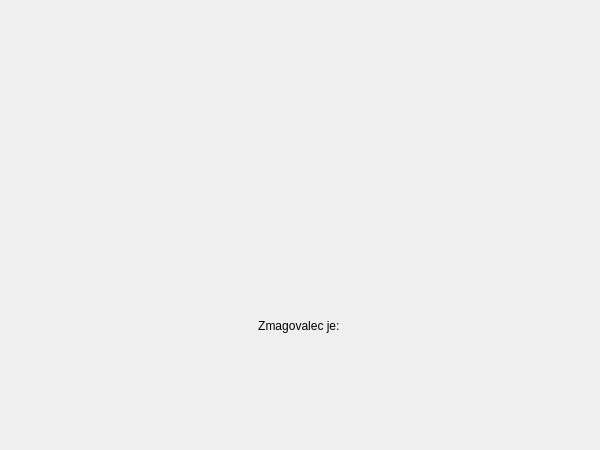
<?xml version="1.0" encoding="UTF-8"?>
<ui version="4.0">
 <class>Izpis_zmagovalca</class>
 <widget class="QDialog" name="Izpis_zmagovalca">
  <property name="geometry">
   <rect>
    <x>0</x>
    <y>0</y>
    <width>600</width>
    <height>450</height>
   </rect>
  </property>
  <property name="windowTitle">
   <string>Nova igra</string>
  </property>
  <property name="styleSheet">
   <string notr="true">background-image: url(:/img/zmaga1.png);</string>
  </property>
  <widget class="QPushButton" name="btnIzhod">
   <property name="geometry">
    <rect>
     <x>20</x>
     <y>350</y>
     <width>200</width>
     <height>66</height>
    </rect>
   </property>
   <property name="styleSheet">
    <string notr="true">background-image: url(:/img/gumb_Izhod.png);
border: none;
background-color: rgba(255,255,255,0);</string>
   </property>
   <property name="text">
    <string/>
   </property>
  </widget>
  <widget class="QPushButton" name="btnNova">
   <property name="geometry">
    <rect>
     <x>370</x>
     <y>350</y>
     <width>200</width>
     <height>66</height>
    </rect>
   </property>
   <property name="styleSheet">
    <string notr="true">background-image: url(:/img/gumb_Nova_igra.png);
border: none;
background-color: rgba(255,255,255,0);</string>
   </property>
   <property name="text">
    <string/>
   </property>
  </widget>
  <widget class="QLabel" name="lblWin">
   <property name="geometry">
    <rect>
     <x>0</x>
     <y>310</y>
     <width>601</width>
     <height>31</height>
    </rect>
   </property>
   <property name="styleSheet">
    <string notr="true">background:none;</string>
   </property>
   <property name="text">
    <string>Zmagovalec je: </string>
   </property>
   <property name="alignment">
    <set>Qt::AlignCenter</set>
   </property>
  </widget>
 </widget>
 <resources/>
 <connections>
  <connection>
   <sender>btnNova</sender>
   <signal>clicked()</signal>
   <receiver>Izpis_zmagovalca</receiver>
   <slot>accept()</slot>
   <hints>
    <hint type="sourcelabel">
     <x>469</x>
     <y>382</y>
    </hint>
    <hint type="destinationlabel">
     <x>299</x>
     <y>224</y>
    </hint>
   </hints>
  </connection>
  <connection>
   <sender>btnIzhod</sender>
   <signal>clicked()</signal>
   <receiver>Izpis_zmagovalca</receiver>
   <slot>reject()</slot>
   <hints>
    <hint type="sourcelabel">
     <x>119</x>
     <y>382</y>
    </hint>
    <hint type="destinationlabel">
     <x>299</x>
     <y>224</y>
    </hint>
   </hints>
  </connection>
 </connections>
</ui>
